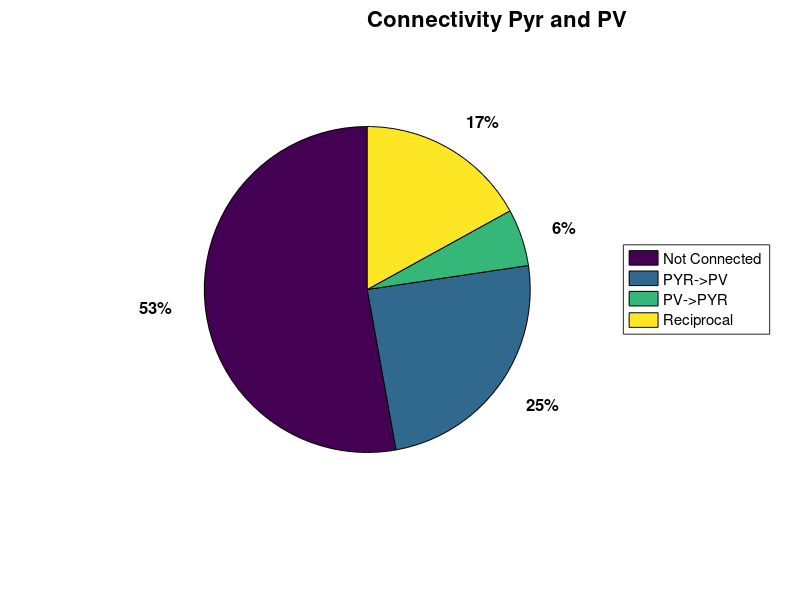
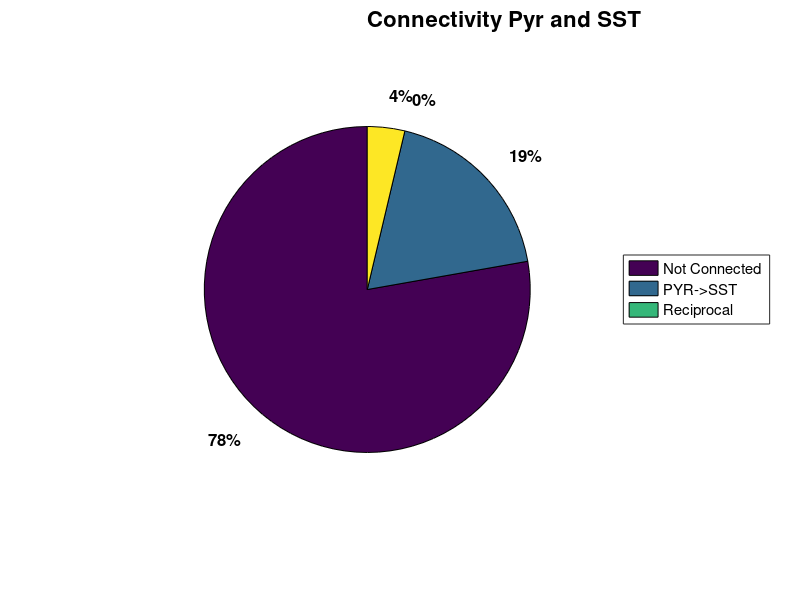

Recreate these plots in MATLAB, in order.
clear
close all
%% %%%%% Pyramidal to PV %%%%%%%%%%%
load OptoPyrPVConnectivity.mat
META = CONN;
clear CONN

load PyrPVConnectivity.mat
META = [META CONN];

ConMap = bin2dec(vertcat(META.Connectivity));

cind = ConMap > 0; %Connected Cells
noind = ConMap==0; %Non-Connected Cells
pyrind = ConMap==2; %Pyr->PV
pvind = ConMap==1;
recind = ConMap==3; %Reciprocal

ConPercent = [length(noind(noind~=0)) length(pyrind(pyrind~=0)) length(pvind(pvind~=0)) length(recind(recind~=0))];
figure
pie(ConPercent)
legend('Not Connected','PYR->PV','PV->PYR','Reciprocal','Location','eastoutside')
A = findobj(gca,'FontWeight','normal');
set(A,'FontWeight','bold','FontSize',12)
title('Connectivity Pyr and PV','FontSize',16,'HorizontalAlignment','left')


%% %%%%% Pyramidal to SST %%%%%%%%%%%
load OptoPyrSSTConnectivity.mat
META = CONN;
clear CONN

load PyrSSTConnectivity.mat
META = [META CONN];

ConMap = bin2dec(vertcat(META.Connectivity));

cind = ConMap > 0; %Connected Cells
noind = ConMap==0; %Non-Connected Cells
pyrind = ConMap==2; %Pyr->SST
pvind = ConMap==1; %SST->Pyr
recind = ConMap==3; %Reciprocal

ConPercent = [length(noind(noind~=0)) length(pyrind(pyrind~=0)) length(pvind(pvind~=0)) length(recind(recind~=0))];
figure
pie(ConPercent)
legend('Not Connected','PYR->SST','Reciprocal','Location','eastoutside')
A = findobj(gca,'FontWeight','normal');
set(A,'FontWeight','bold','FontSize',12)
title('Connectivity Pyr and SST','FontSize',16,'HorizontalAlignment','left')